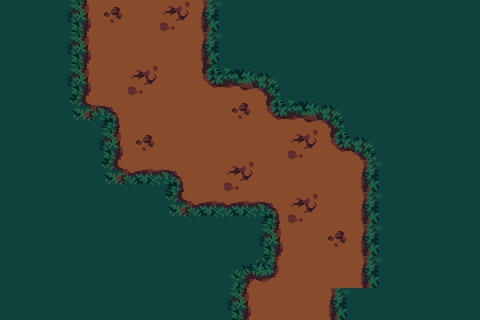

This is a level from a 2D game, rendered from its Tiled map with the project's own tilesets. A one-line summary and the complete map file follow:
An orthogonal 15x10 tile map with 32x32 px tiles, 1 tile layer (ground).

<map version="1.10" tiledversion="1.10.2" orientation="orthogonal" renderorder="right-down" width="15" height="10" tilewidth="32" tileheight="32" infinite="0" nextlayerid="3" nextobjectid="2">
 <tileset firstgid="1" source="wishlair.tsx" />
 <layer id="1" name="ground" width="15" height="10">
  <data encoding="csv">
201,201,73,140,74,141,75,201,201,201,201,201,201,201,201,
201,201,73,74,74,74,75,201,201,201,201,201,201,201,201,
201,201,73,74,141,74,76,10,11,201,201,201,201,201,201,
201,201,137,13,74,74,74,140,76,10,11,201,201,201,201,
201,201,201,73,140,74,74,74,74,141,76,11,201,201,201,
201,201,201,137,138,13,74,141,74,74,74,75,201,201,201,
201,201,201,201,201,137,138,138,13,141,74,75,201,201,201,
201,201,201,201,201,201,201,201,73,74,140,75,201,201,201,
201,201,201,201,201,201,201,9,77,74,74,75,201,201,201,
201,201,201,201,201,201,201,73,74,74,75,201,201,201,201
</data>
 </layer>
 <objectgroup id="2" name="ground-entities" />
</map>
